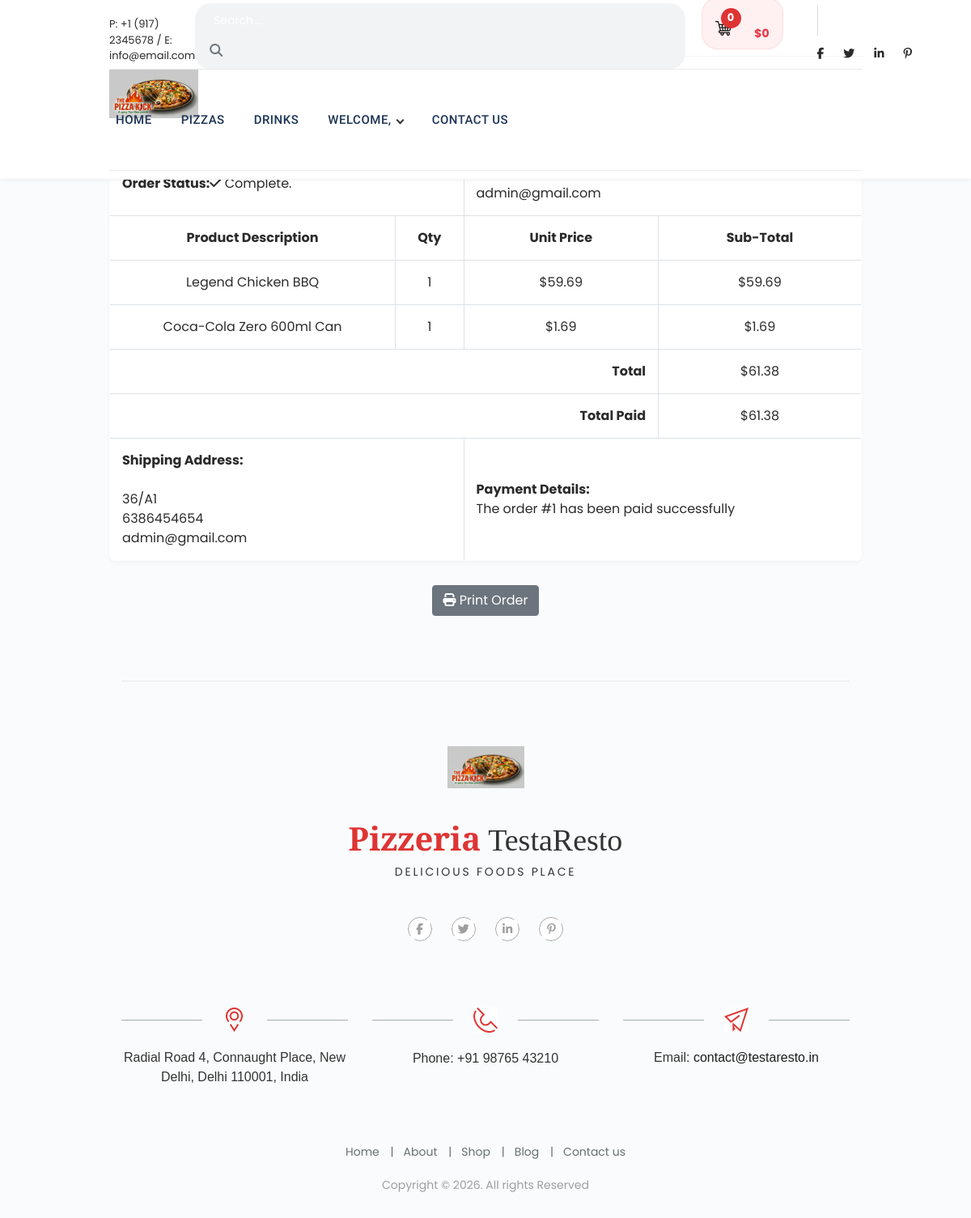
The page /order/1 (signed in) on the database its author committed.
### product/models.py (models this page shows, shortened)
class Category(models.Model):
    name = models.CharField(max_length=100,unique=True)
    slug = models.SlugField(max_length=100,unique=True)
    class Meta:
        ordering = ('name',)
        verbose_name = 'category'
        verbose_name_plural = 'categories'

class Order(models.Model):
    total = models.DecimalField(max_digits=10, decimal_places=2, verbose_name='USD Order Total')
    created = models.DateTimeField(auto_now_add=True)
    first_name = models.CharField(max_length=250, blank=True)
    last_name = models.CharField(max_length=250, blank=True)
    emailAddress = models.EmailField(blank=True,null=True)
    phone = models.CharField(max_length=250, blank=True)
    address = models.CharField(max_length=250, blank=True)
    city = models.CharField(max_length=250, blank=True)
    postal_code = models.CharField(max_length=250, blank=True)
    status = models.CharField(max_length=250, blank=True,null=True,default='Pending')
    class Meta:
        db_table = 'Order'
        ordering = ['-created']

class OrderItem(models.Model):
    product = models.ForeignKey(Product,on_delete=models.CASCADE)
    quantity = models.IntegerField()
    price = models.DecimalField(max_digits=10, decimal_places=2, verbose_name='USD Price')
    order = models.ForeignKey(Order, on_delete=models.CASCADE)
    class Meta:
        db_table = 'OrderItem'
    def sub_total(self):
        return self.quantity * self.price

class Product(models.Model):
    name = models.CharField(max_length=100,unique=True)
    slug = models.SlugField(max_length=100,unique=True)
    short_description = models.TextField(max_length=300,blank=True)
    description = models.TextField(blank=True)
    category = models.ForeignKey(Category,on_delete=models.CASCADE)
    image = models.ImageField(upload_to='products',blank=True)
    price = models.DecimalField(max_digits=10,decimal_places=2,default='',blank=True,null=True)
    created = models.DateTimeField(auto_now_add=True)
    updated = models.DateTimeField(auto_now=True)
    class Meta:
        ordering = ('name',)
        verbose_name = 'product'
        verbose_name_plural = 'products'
    def __str__(self):
        return self.name

### product/views.py (the view)
# urls.py: path('order/<int:order_id>', views.viewOrder, name='order_detail'),
@login_required(redirect_field_name='next', login_url='signin')
def viewOrder(request, order_id):
    if request.user.is_authenticated:
        email = str(request.user.email)
        order = Order.objects.get(id=order_id, emailAddress=email)
        order_items = OrderItem.objects.filter(order=order)
    return render(request, 'product/order_detail.html', {'order': order, 'order_items': order_items})

### product/context_processors.py (called while the page is built)
def categories(request):
    categories = Category.objects.order_by('-name')
    return dict(categories=categories)

def counter(request):
    counter_val = 0
    total = 0
    cart_items = []
    if 'admin' in request.path:
        return {}
    else:
        try:
            cart = Cart.objects.filter(cart_id=_cart_id(request)).first()
            if cart:
                cart_items = CartItem.objects.filter(cart=cart, active=True)
                for cart_item in cart_items:
                    total += (cart_item.product.price * cart_item.quantity)
                    counter_val += cart_item.quantity
        except Exception:
            pass
    return {
        'counter': counter_val,
        'cart_items': cart_items,
        'total': total
    }

### product/views.py (called while the page is built)
def _cart_id(request):
    cart = request.session.session_key
    if not cart:
        cart = request.session.create()
    return cart

### product/templates/product/order_detail.html
{% extends 'product/base.html' %}{% load crispy_forms_tags %} {% load static %}
{% block content %}
<div class="container mt-5 pt-4">
  <div class="text-center">
    <h3 class="shop_big_title">Order Details</h3>
    <br />
    <table class="table table-bordered">
      <tr>
        <td class="text-left" colspan="2">
          <b>Order:</b> #{{ order.id }} <br />
          <b>Date: </b>{{ order.created|date:"d M Y" }} <br />
          <b>Order Total:</b>${{ order.total }} <br />
          <b>Order Status:</b><i class="fas fa-check"></i> Complete.
        </td>
        <td class="text-left" colspan="2">
          <b>Billing Address: </b> <br />
          {{ order.name }} <br />
          {{ order.address }} <br />
          {{ order.phone}} <br />
          {{ order.emailAddress}} <br />
        </td>
      </tr>
      <tr>
        <td><b>Product Description</b></td>
        <td><b>Qty</b></td>
        <td><b>Unit Price</b></td>
        <td><b>Sub-Total</b></td>
      </tr>
      {% for item in order_items %}
      <tr>
        <td>{{ item.product }}</td>
        <td>{{ item.quantity }}</td>
        <td>${{ item.price }}</td>
        <td>${{ item.sub_total }}</td>
      </tr>
      {% endfor %}
      <tr>
        <td class="text-right" colspan="3"><b>Total</b></td>
        <td>${{ order.total }}</td>
      </tr>
      <tr>
        <td class="text-right" colspan="3"><b>Total Paid</b></td>
        <td>${{ order.total }}</td>
      </tr>
      <tr>
        <td class="text-left" colspan="2">
          <b>Shipping Address:</b> <br />
          {{ order.name }} <br />
          {{ order.address }} <br />
          {{ order.phone}} <br />
          {{ order.emailAddress}} <br />
        </td>
        <td class="text-left" colspan="2">
          <b>Payment Details:</b> <br />
          The order #{{ order.id }} has been paid successfully
        </td>
      </tr>
    </table>
    <button class="btn btn-secondary" onclick="window.print();">
      <i class="fas fa-print"></i>
      Print Order
    </button>
</div>
{% endblock %}

### product/templates/product/base.html (shortened to what this page needs)
{% load static %} {% load crispy_forms_tags %}
<!DOCTYPE html>
<html lang="en">
  <head>
    <link href="{% static 'product/css/bootstrap.css' %}" rel="stylesheet" />
    <link href="{% static 'product/css/superslides.css' %}" rel="stylesheet" />
    <link href="{% static 'product/css/font-awesome.css' %}" rel="stylesheet" />
    <link rel="stylesheet" href="{% static 'product/css/owl.carousel.css' %}" />
    <link
      rel="stylesheet"
      href="{% static 'product/css/owl.theme.default.min.css' %}"
    />
    <link href="{% static 'product/css/navigation.css' %}" rel="stylesheet" />
    <link rel="stylesheet" href="{% static 'product/css/reset.css' %}" />
    <link rel="stylesheet" href="{% static 'product/css/style.css' %}" />
    <link rel="stylesheet" href="{% static 'product/css/modern_overrides.css' %}" />
  </head>
  <body>
    <div id="main">
      <div class="header-v3">
        <div class="container">
          <div class="menu-top desktop-top">
            <div class="left_block">
              <div class="phone_email">
                P: +1 (917) 2345678 / E: info@email.com
              </div>
            </div>
            <div class="right_block">
              <div class="my_search">
                <form
                  class="search clearfix"
                  action="{% url 'search' %}"
                  ,
                  method="GET"
                >
                  <div class="input-group">
                    <input
                      type="text"
                      name="title"
                      class="form-control"
                      placeholder=" Search...."
                      style="width: 600px"
                    />
                    <div class="input-group-append">
                      <button type="submit" class="btn btn-outline-primary-gry">
                        <i class="fa fa-search"></i>
                      </button>
                    </div>
                  </div>
                </form>
              </div>
              <div class="my_cart_wrapper">
                <div class="my_cart_button">
                  <a href="#">
                    <img
                      class="pizza_cart"
                      src="{% static 'product/img/shopping-cart.png' %}"
                    />
                    <span class="cart_circle">{{counter}}</span>
                  </a>
                  <div class="cart_sum">${{total}}</div>
                </div>
              </div>
              <div class="top_social">
                <ul>
                  <li>
                    <a href="#"><i class="fab fa-facebook-f"></i></a>
                  </li>
                  <li>
                    <a href="#"><i class="fab fa-twitter"></i></a>
                  </li>
                  <li>
                    <a href="#"><i class="fab fa-linkedin-in"></i></a>
                  </li>
                  <li>
                    <a href="#"><i class="fab fa-pinterest-p"></i></a>
                  </li>
                </ul>
              </div>
            </div>
          </div>
          <div class="header-inner_1 clearfix">
            <header class="header_bg">
              <div class="logo">
                <a href="{% url 'home' %}">
                  <img src="{% static 'product/img/logo.png' %}" />
                </a>
              </div>
            </header>
            <nav id="navigation" class="navigation clearfix">
              <div class="navigation-body">
                <ul class="navigation-menu">
                  <li class="navigation-item">
                    <a class="navigation-link" href="{% url 'home' %}">Home</a>
                  </li>
                  {% for category in categories %}
                  <li class="navigation-item">
                    <a
                      class="navigation-link"
                      href="{% url 'products_by_category' category.slug %}"
                      >{{category.name}}</a
                    >
                  </li>
                  {% endfor %} {% if request.user.is_authenticated %}
                  <li class="navigation-item">
                    <a class="navigation-link" href="#"
                      >Welcome, {{request.user.first_name}}</a
                    >
                  </li>
                  {% endif %}
                  <li class="navigation-item">
                    <a class="navigation-link" href="contact.html"
                      >Contact us</a
                    >
                  </li>
                </ul>
              </div>
            </nav>
          </div>
        </div>
      </div>
      {% block content%} {% endblock %}
      <footer>
        <div class="bot1-wrapper top_margin_80">
          <div class="container">
            <div class="bot1 clearfix">
              <div class="logo2_wrapper">
                <img
                  src="{% static 'product/img/logo2_wrapper.png' %}"
                  alt=""
                  class="img-fluid"
                />
                <div class="logo_title">
                  <div class="bottom_logo">
                    <span>Pizzeria</span> TestaResto
                  </div>
                  <div class="bottom_logo_desc">delicious foods place</div>
                </div>
              </div>
              <div class="social-footer-wrapper">
                <ul class="social-footer clearfix">
                  <li>
                    <a href="#"><i class="fab fa-facebook-f"></i></a>
                  </li>
                  <li>
                    <a href="#"><i class="fab fa-twitter"></i></a>
                  </li>
                  <li>
                    <a href="#"><i class="fab fa-linkedin-in"></i></a>
                  </li>
                  <li>
                    <a href="#"><i class="fab fa-pinterest-p"></i></a>
                  </li>
                </ul>
              </div>
            </div>
          </div>
        </div>
        <div class="bot2-wrapper">
          <div class="container">
            <div class="bot2 clearfix">
              <div class="row">
                <div class="col-md-4">
                  <div class="contact-us-block">
                    <figure>
                      <img
                        src="{% static 'product/img/ic1.png' %}"
                        alt=""
                        class="img-fluid"
                      />
                    </figure>
                    <div class="txt1">
                      Radial Road 4, Connaught Place, New Delhi, Delhi 110001, India
                    </div>
                  </div>
                </div>
                <div class="col-md-4">
                  <div class="contact-us-block">
                    <figure>
                      <img
                        src="{% static 'product/img/ic2.png' %}"
                        alt=""
                        class="img-fluid"
                      />
                    </figure>
                    <div class="txt1">Phone: +91 98765 43210</div>
                  </div>
                </div>
                <div class="col-md-4">
                  <div class="contact-us-block">
                    <figure>
                      <img
                        src="{% static 'product/img/ic3.png' %}"
                        alt=""
                        class="img-fluid"
                      />
                    </figure>
                    <div class="txt1">
                      Email: <a href="mailto:contact@testaresto.in">contact@testaresto.in</a>
                    </div>
                  </div>
                </div>
              </div>
            </div>
          </div>
        </div>
        <div class="bot3-wrapper">
          <div class="container">
            <div class="bot3 clearfix">
              <ul class="menu-bot">
                <li><a href="#">Home</a></li>
                <li><a href="#">About</a></li>
                <li><a href="#">Shop</a></li>
                <li><a href="#">Blog</a></li>
                <li><a href="#">Contact us</a></li>
              </ul>
              <div class="copyrights">Copyright &copy; {% now "Y" %}. All rights Reserved</div>
            </div>
          </div>
        </div>
      </footer>
    </div>
  </body>
</html>

### product/static/product/css/navigation.css (style rules this page uses)
.navigation { display: -ms-flexbox; display: flex; -ms-flex-align: initial; align-items: initial; width: 100%; min-height: 60px; padding: 0; position: relative; line-height: initial; font-family: inherit; box-sizing: border-box; background-color: #333333; transition: background 0.3s; }
@media (min-width: 1000px) { .navigation { height: auto; } }
.navigation *, .navigation *:before, .navigation *:after { box-sizing: border-box; -webkit-tap-highlight-color: transparent; text-decoration: none; }
.navigation-body { width: 100%; height: 100%; position: fixed; top: 0; left: -100%; overflow-x: hidden; overflow-y: auto; background-color: #333333; z-index: 20000; transition: left 0.8s cubic-bezier(0.1, 0.1, 0.1, 0.1), right 0.8s cubic-bezier(0.1, 0.1, 0.1, 0.1); }
@media (min-width: 500px) { .navigation-body { width: 320px; } }
@media (min-width: 1000px) { .navigation-body { display: -ms-flexbox; display: flex; -ms-flex-align: center; align-items: center; width: 100%; position: relative; left: auto; overflow: visible; z-index: auto; background-color: transparent; transition: all 0s ease 0s; } }
.navigation-body.scroll-momentum { -webkit-overflow-scrolling: touch; }
.navigation-menu { width: 100%; margin: 0; padding: 0; list-style: none; font-size: 0rem; display: inline-block; float: left; }
@media (min-width: 1000px) { .navigation-menu { width: auto; display: -ms-flexbox; display: flex; -ms-flex-align: center; align-items: center; } }
@media (min-width: 1000px) { .navigation .navigation-menu { -ms-flex-item-align: stretch; align-self: stretch; -ms-flex-align: stretch; align-items: stretch; } }
.navigation-item { width: 100%; margin: 0; float: left; display: inline-block; }
@media (min-width: 1000px) { .navigation-item { width: auto; } }
.navigation-link { width: 100%; padding: 13px 16px; display: -ms-flexbox; display: flex; -ms-flex-align: center; align-items: center; position: relative; font-size: 14px; letter-spacing: 0.3px; color: #d1d1d1; text-decoration: none !important; border-bottom: solid 1px #404040; transition: border-color 0.3s, color 0.3s, background 0.3s; }
@media (min-width: 1000px) { .navigation-item:last-child .navigation-link { border-top: none; border-bottom: none; } }
@media (min-width: 1000px) { .navigation-link { height: 100%; padding: 10px 16px; line-height: 60px; border: none; } }

### rows shown on the page
Category: name "PIZZAS"
Category: name "DRINKS"
Order: emailAddress "admin@gmail.com", total "61.38", address "36/A1", phone "6386454654", id "1"
OrderItem: product "Legend Chicken BBQ", quantity "1", price "59.69", sub_total "59.69"
OrderItem: product "Coca-Cola Zero 600ml Can", quantity "1", price "1.69", sub_total "1.69"

### other values the page prints
{{ counter }} "0"
{{ total }} "0"
